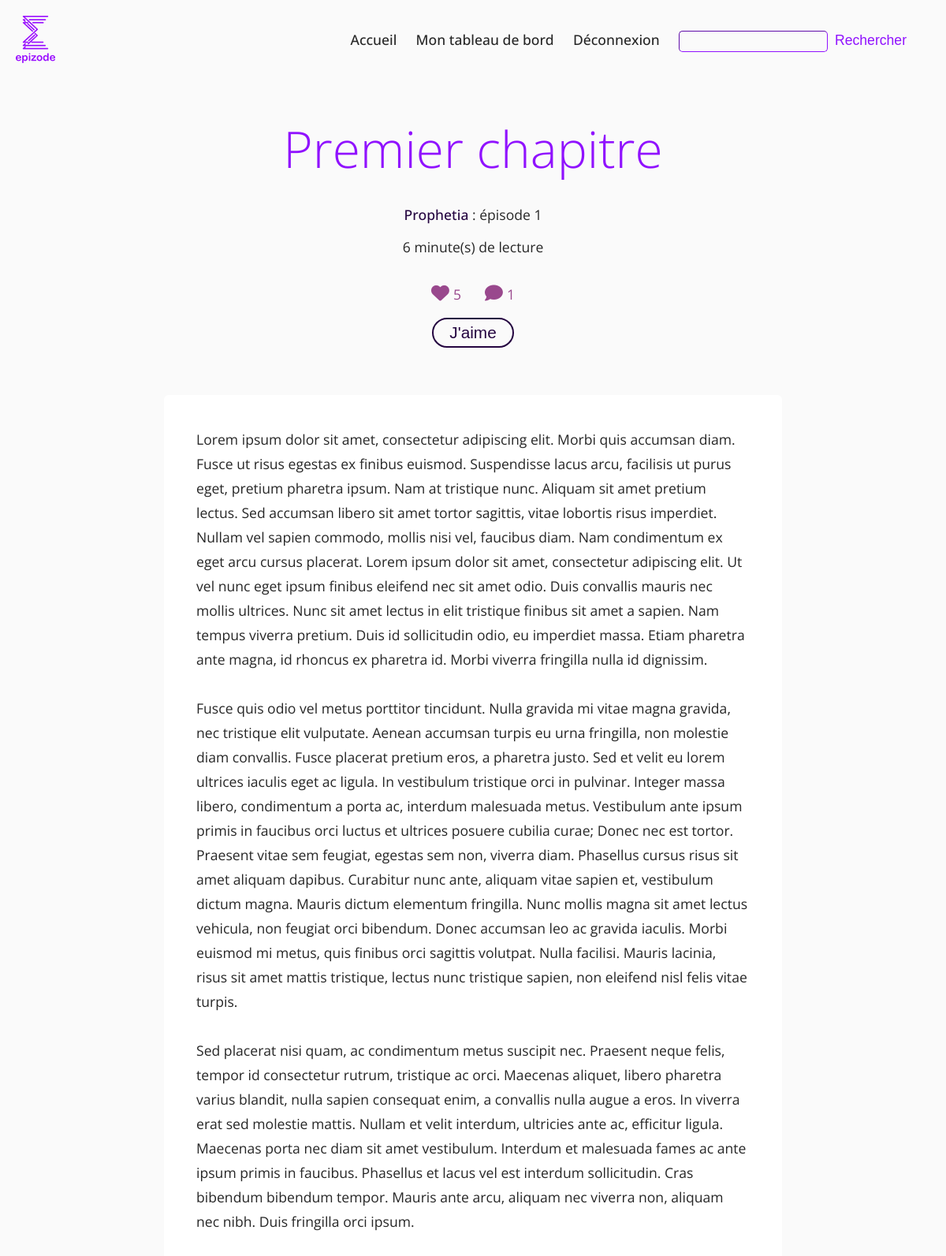
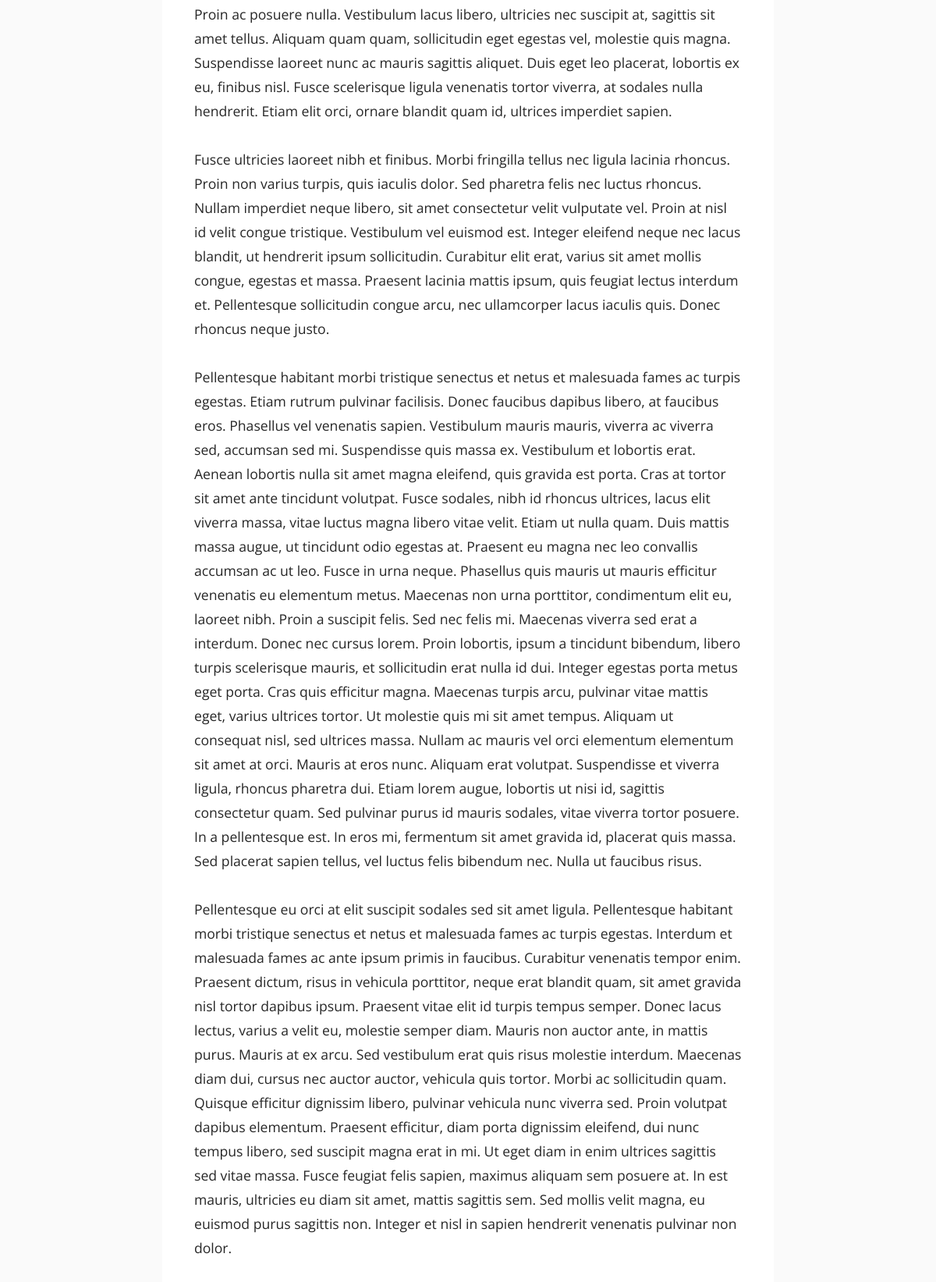
The app's page /index.php?action=displayEpisode&idseries=1&number=1&idepisode=1 (signed in, upper part) with its own data (2 pictures, top to bottom).
### tables this page shows
CREATE TABLE `episodes` (
  `id` int(11) NOT NULL,
  `number` int(11) NOT NULL,
  `title` varchar(100) NOT NULL,
  `content` longtext NOT NULL,
  `publishing_status` enum('published','inprogress','deleted','banned') NOT NULL,
  `date_publication` datetime DEFAULT NULL,
  `date_modification` datetime NOT NULL DEFAULT CURRENT_TIMESTAMP,
  `id_series` int(11) NOT NULL,
  `price` float NOT NULL DEFAULT '0',
  `alert_status` tinyint(4) NOT NULL DEFAULT '0',
  `promotion` float NOT NULL DEFAULT '0',
  `signs_number` int(11) NOT NULL DEFAULT '160',
  `meta_description` varchar(160) DEFAULT '''Découvrez le contenu de votre épisode en exclusivité sur Epizode ! Des séries originales et passionnantes à lire partout, à tout moment !'''
);

CREATE TABLE `members` (
  `id` int(11) NOT NULL,
  `pseudo` varchar(255) NOT NULL,
  `email` varchar(255) NOT NULL,
  `password` varchar(255) NOT NULL,
  `type` enum('admin','publisher','user') NOT NULL DEFAULT 'user',
  `date_subscription` datetime NOT NULL DEFAULT CURRENT_TIMESTAMP,
  `description` longtext,
  `coins_number` int(11) DEFAULT NULL,
  `gender` enum('male','female') DEFAULT NULL,
  `surname` varchar(45) DEFAULT NULL,
  `name` varchar(45) DEFAULT NULL,
  `company_name` varchar(200) DEFAULT NULL,
  `address` longtext,
  `zipcode` varchar(20) DEFAULT NULL,
  `city` varchar(45) DEFAULT NULL,
  `country` varchar(45) DEFAULT NULL,
  `birthdate` datetime DEFAULT NULL,
  `id_avatar` int(11) DEFAULT '1',
  `id_logo` int(11) DEFAULT '9',
  `confirmation` enum('waiting','confirmed') NOT NULL DEFAULT 'confirmed',
  `token` varchar(255) DEFAULT NULL
);

CREATE TABLE `series` (
  `id` int(11) NOT NULL,
  `title` varchar(100) NOT NULL,
  `summary` longtext NOT NULL,
  `date_publication` datetime NOT NULL DEFAULT CURRENT_TIMESTAMP,
  `date_modification` datetime NOT NULL DEFAULT CURRENT_TIMESTAMP,
  `id_member` int(11) NOT NULL,
  `pricing_status` enum('free','paying') NOT NULL,
  `publishing_status` enum('published','inprogress','deleted','banned') NOT NULL DEFAULT 'inprogress',
  `authors_right` enum('public','CC','CC1','CC2','CC3','CC4','CC5','reserved') NOT NULL DEFAULT 'public',
  `id_cover` int(11) DEFAULT '253',
  `publisher_author` varchar(200) DEFAULT NULL,
  `publisher_author_description` longtext,
  `meta_description` varchar(160) DEFAULT '''Découvrez le contenu de votre série en exclusivité sur Epizode ! Des séries originales et passionnantes à lire partout, à tout moment !'''
);

### src/Model/EpisodesManager.php (called while the page is built, shortened)
<?php
class EpisodesManager extends Manager
{
	public function getEpisodeLikes($idepisode)
	{
		$db = $this->dbConnect();
		$req = $db->prepare('SELECT COUNT(id_episode) FROM episode_has_members_likers WHERE id_episode = ?');
		$req->execute(array($idepisode));
	    $episodeLikes = $req->fetch();
	    return $episodeLikes;
	}
	public function getEpisodeLikers($idepisode)
	{
		$db = $this->dbConnect();
		$req = $db->prepare('SELECT id_member FROM episode_has_members_likers WHERE id_episode = ?');
		$req->execute(array($idepisode));
	    $episodeLikers = $req->fetchAll(\PDO::FETCH_COLUMN);
	    return $episodeLikers;
	}
	public function getEpisodePublished($number, $idseries)
	{
		$db = $this->dbConnect();
		$req_episode = $db->prepare('SELECT e.id AS "id", e.number AS "number", e.title AS "title", e.content AS "content", e.date_publication AS "publicationDate", e.date_modification AS "lastUpdate", COUNT(lik.id_episode) AS "likesNumber", ROUND(COALESCE(e.price, 0) - COALESCE(e.promotion, 0), 2) AS "price", COUNT(DISTINCT com.id_episode) AS "numberComments", ROUND(e.signs_number/(300*5)) AS "timeReading", e.meta_description AS "meta" FROM episodes e LEFT JOIN series s ON s.id = e.id_series LEFT JOIN comments com ON com.id_episode = e.id LEFT JOIN episode_has_members_likers lik ON lik.id_episode = e.id WHERE e.number = ? AND e.publishing_status="published" AND e.id_series = ? GROUP BY e.id');
		$req_episode->execute(array($number, $idseries));
		$episode_unitary_published = $req_episode->fetch();
		return $episode_unitary_published;
	}
}

### src/Model/SeriesManager.php (called while the page is built, shortened)
<?php
class SeriesManager extends Manager
{
	public function getOneSeriesPublicData($idseries)
	{
		$db = $this->dbConnect();
		$req = $db->prepare('SELECT s.id AS "id", ic.url AS "cover", ic.alt AS "altcover", s.title AS "title", s.summary AS "summary", m.id AS "idmember", m.pseudo AS "member", l.name AS "publisher", s.publisher_author AS "publisher_author", s.publisher_author_description AS "publisher_author_description", m.type AS "type", ia.url AS "avatar", ia.alt AS "altavatar", il.url AS "logo", il.alt AS "altlogo", s.pricing_status AS "pricing", s.publishing_status AS "publishing", s.authors_right AS "rights", COUNT(DISTINCT e.id) AS "numberEpisodes", COUNT(DISTINCT sub.id_member) AS "numberSubscribers", GROUP_CONCAT(DISTINCT t.name SEPARATOR ", ") AS "tags", s.meta_description AS "meta" FROM members m LEFT JOIN avatars a ON a.id = m.id_avatar LEFT JOIN images ia ON ia.id = a.id_avatar LEFT JOIN logos l ON l.id = m.id_logo LEFT JOIN images il ON il.id = l.id_logo LEFT JOIN series s ON s.id_member = m.id LEFT JOIN series_has_members_subscription sub ON sub.id_series = s.id LEFT JOIN series_has_tags h ON h.id_series = s.id LEFT JOIN tags t ON t.id = h.id_tag LEFT JOIN episodes e ON e.id_series = s.id INNER JOIN covers c ON c.id = s.id_cover INNER JOIN images ic ON ic.id = c.id_cover WHERE s.publishing_status = "published" AND s.id = ?');
		$req->execute(array($idseries));
		$oneSeriesPublicData = $req->fetch();
		return $oneSeriesPublicData;
	}
}

### src/View/frontend/displayEpisodeView.php (the view, shortened to what this page needs)
<section id="episode">
        <h1 <?php if(strlen($episode_unitary_published['title']) >= 30 AND strlen($episode_unitary_published['title']) <= 70){ echo "class=medium-title";}elseif(strlen($episode_unitary_published['title']) > 70){ echo "class=big-title";}?>><?php echo $episode_unitary_published['title']; ?></h1>
        <div class="episode-data">
            <p><a href="index.php?action=displaySeries&idseries=<?php echo $seriesId; ?>"><?php echo $oneSeriesPublicData['title']; ?></a> : épisode <?php echo $episode_unitary_published['number']; ?></p>
            <p><?php echo $episode_unitary_published['timeReading']; ?> minute(s) de lecture</p>
            <div class="episode-data-social">
                <p class="social-info"><i class="fas fa-heart"></i><span id="nbLikes"><?php echo $episodeLikes[0]; ?></span></p>
                <p class="social-info"><i class="fas fa-comment"></i><?php echo $episode_unitary_published['numberComments']; ?></p>
            </div>
            <?php
            if(isset($_SESSION['idmember']))
            {
            ?>
                <button id="like" class="btn btn-purple <?php if(in_array($_SESSION['idmember'], $episodeLikers)){ echo "hidden"; }?>">J'aime</button>
            <?php
            }else{
                ?>
                    <p>Pour liker un épisode, <a href="index.php?action=login&ref=displayEpisode&idseries=<?php echo $seriesId; ?>&number=<?php echo $episode_unitary_published['number']; ?>&idepisode=<?php echo $episode_unitary_published['id']; ?>">connectez-vous !</a></p>
                <?php
            }
            ?>
        </div>
</section>
<section id="episode-content">
    <p class="episode-content-text"><?php echo $episode_unitary_published['content']; ?></p>
</section>
<?php
require('./src/View/template.php');
?>

### public/css/style.css (style rules this page uses)
body { margin: 0; padding: 0; color: #262626; background-color: #FAFAFA; font-family: "Open Sans", sans-serif; }
section { padding: 20px 60px; margin: 20px 0px; }
h1 { font-family: "Open Sans", sans-serif; color: #9012FE; font-size: 4em; font-weight: 300; padding: 10px 0px; text-align: center; }
p { font-size: 1.1em; font-weight: 400; }
a { color: #240440; text-decoration: none; font-weight: 500; }
.btn, .cta { border: 2px #9012FE solid; border-radius: 50px; padding: 5px 20px; background-color: transparent; color: #9012FE; font-size: 1.3em; font-weight: 500; }
.btn-purple, .cta-purple { color: #240440; border-color: #240440; }
.fas { padding-right: 5px; }
.social-info { color: #99488D; }
.social-info .fa-heart, .social-info .fa-comment, .social-info .fa-book-reader { font-size: 1.3em; }
#episode, #look { margin-top: 0; }
#episode h1, #look h1 { margin-top: 10px; margin-bottom: 10px; }
.episode-data { text-align: center; }
.episode-data-social { display: flex; flex-direction: row; justify-content: center; }
.episode-data-social p { margin-left: 15px; margin-right: 15px; }
#episode-content, #look-content { margin-top: 0; }
#episode-content .episode-content-text, #look-content .episode-content-text { width: 65%; margin: auto; justify-content: center; background-color: #FFFFFF; margin-top: 0; border: 1px #FFFFFF solid; border-radius: 5px; padding: 40px; line-height: 31px; }

### records on screen
episodes: title "Premier chapitre", number "1", content "Lorem ipsum dolor sit amet, consectetur adipiscing elit. Morbi quis accumsan diam. Fusce ut risus egestas ex finibus euismod. Suspendisse lacus arcu, facilisis ut purus eget, pretium pharetra ipsum. Nam at tristique nunc. Aliquam sit amet pretium lectus. Sed accumsan libero sit amet tortor sagittis, vitae lobortis risus imperdiet. Nullam vel sapien commodo, mollis nisi vel, faucibus diam. Nam condimentum ex eget arcu cursus placerat. Lorem ipsum dolor sit amet, consectetur adipiscing elit. Ut vel nunc eget ipsum finibus eleifend nec sit amet odio. Duis convallis mauris nec mollis ultrices. Nunc sit amet lectus in elit tristique finibus sit amet a sapien. Nam tempus viverra pretium. Duis id…"
members: series.title "Prophetia"

### other values on screen
$episode_unitary_published['timeReading'] "6"
$episodeLikes[0] "5"
$episode_unitary_published['numberComments'] "1"
